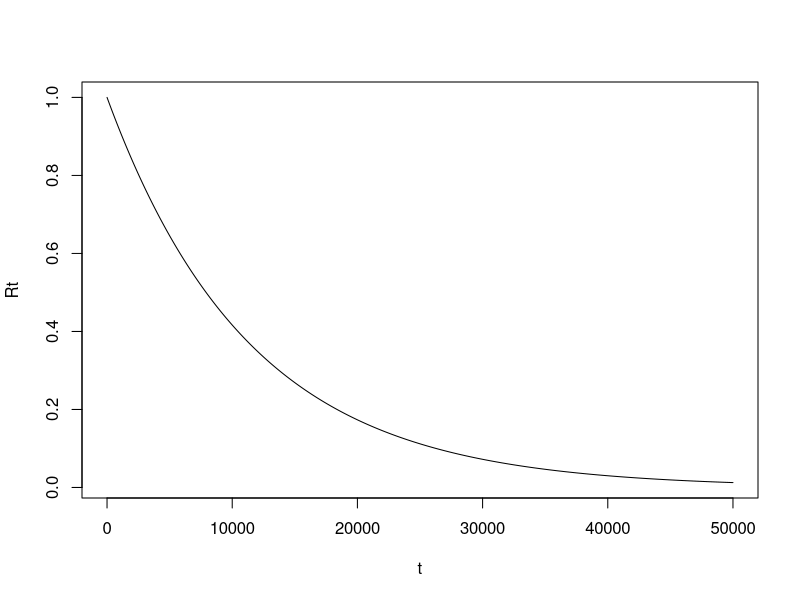
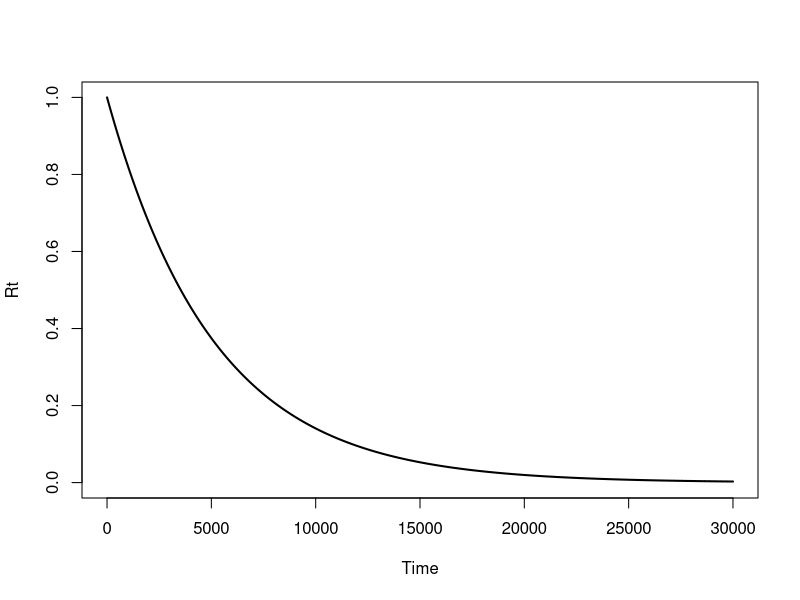

These charts were generated, in order, by the following R code:
#1 Type 1 For Expo Distn
n<-150
to<-800
m<-10
x<-c(50,60,80,150,180,190,250,320,400,480)
sum_x<-sum(x)
sum_x
total<-sum_x + (n-m)*to
total
theta<-total/m
theta
t<-seq(0,50000)
Rt<-exp(-t/theta)
plot(t,Rt,lty=1,type="l")



#Type 2 Expo Distn
#(a) Failure times
x <- c(90,156,285,381,497,525,628,720,825,919)
n <- 60      # total items
r <- 10      # failed items observed
# MLE of theta
theta_mle <- (sum(x) + (n-r)*max(x)) / r
theta_mle

#(b) MLE of theta
theta_mle <- (sum(x) + (60-10)*919)/10
t <- seq(0, 30000) # Time points
R_mle <- exp(-t/theta_mle) # MLE Reliability
S <- sum(x) + (60-10)*919 # UMVUE Reliability, # Formula for exponential Type-II censoring

R_umvue <- (1 - t/S)^(10-1)
R_umvue[t >= S] <- 0
plot(t, R_mle, type="l", lwd=2, ylim=c(0,1), xlab="Time", ylab="Rt")

#(c) Diff b/n MLE and UMVUE
diff <- abs(R_mle - R_umvue) # Difference
max_diff <- max(diff) # Maximum difference
max_diff
t_max <- t[which.max(diff)] # Time at maximum difference
t_max #Occurs at t
